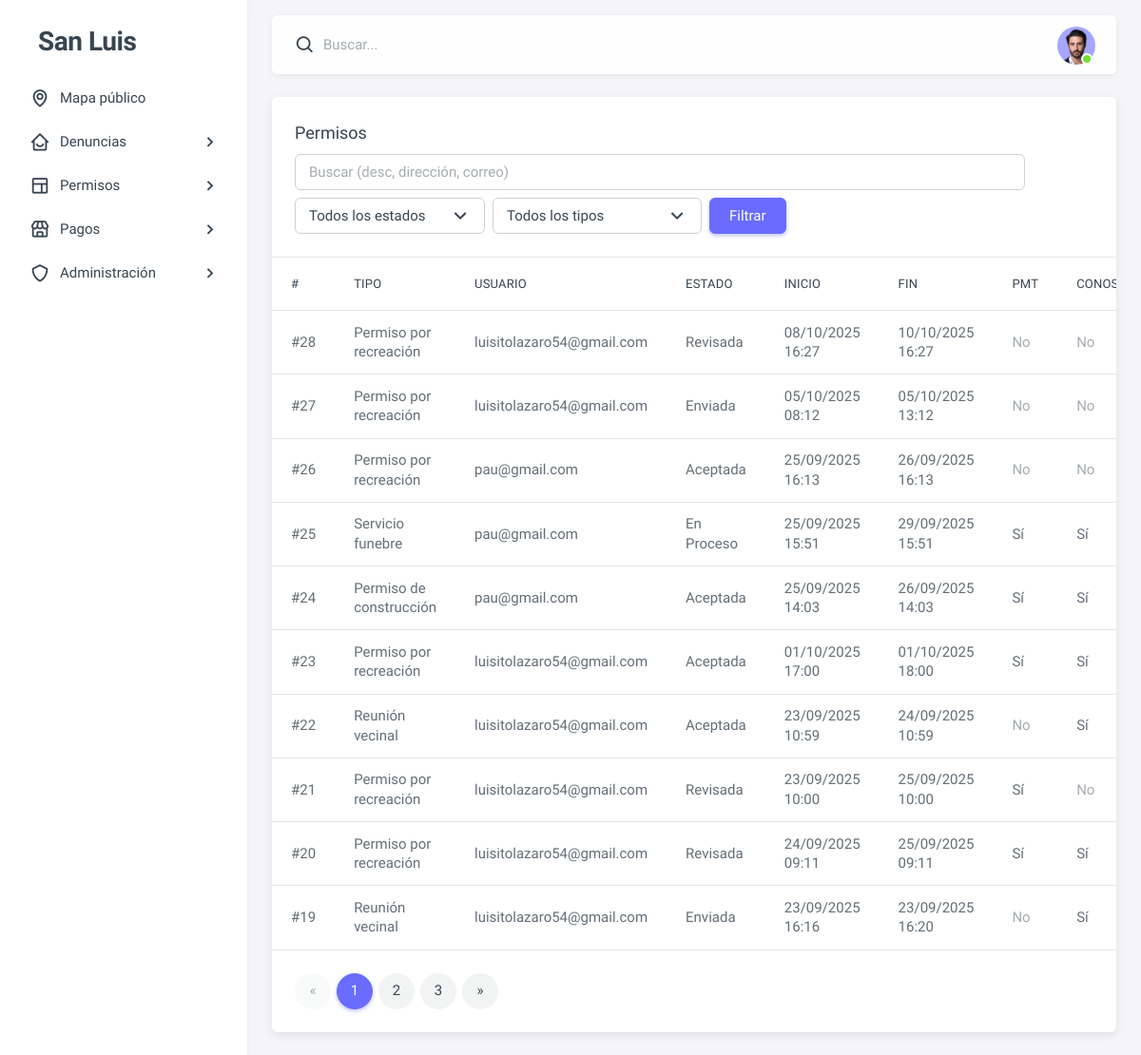
/admin-panel/permisos/ (signed in), run on the app's committed database.
### dashboard/models.py (models this page shows, shortened)
class Permiso(models.Model):
    ESTADOS = [
        ('enviada', 'Enviada'),
        ('revisada', 'Revisada'),
        ('aceptada', 'Aceptada'),
        ('en proceso', 'En proceso'),
        ('finalizada', 'Finalizada'),
    ]
    usuario = models.ForeignKey(settings.AUTH_USER_MODEL, on_delete=models.SET_NULL, null=True, blank=True)
    ubicacion = models.ForeignKey('Ubicacion', on_delete=models.SET_NULL, null=True, blank=True)
    tipo_permiso = models.ForeignKey('TipoPermiso', on_delete=models.PROTECT)
    descripcion = models.TextField(blank=True, default='')
    dpi_frente = models.FileField(upload_to='permisos/dpi/', null=True, blank=True)
    dpi_reverso = models.FileField(upload_to='permisos/dpi/', null=True, blank=True)
    evidencia_lugar = models.FileField(upload_to='permisos/evidencia_lugar/', null=True, blank=True)
    observaciones = models.TextField(blank=True, default='')
    requiere_pmt = models.BooleanField(default=False)
    requiere_conos = models.BooleanField(default=False)
    estado = models.CharField(max_length=20, choices=ESTADOS, default='enviada')
    visible_en_mapa = models.BooleanField(default=False)
    aceptacion_nota = models.TextField(blank=True, default='')
    permiso_adjunto = models.FileField(upload_to='permisos/adjuntos/', null=True, blank=True)
    aceptado_por = models.ForeignKey(
        settings.AUTH_USER_MODEL, on_delete=models.SET_NULL,
        null=True, blank=True, related_name='permisos_aceptados'
    )
    creado_en = models.DateTimeField(auto_now_add=True)
    comienza_en = models.DateTimeField()
    termina_en  = models.DateTimeField()
    finalizado_en = models.DateTimeField(null=True, blank=True)
    class Meta:
        indexes = [
            models.Index(fields=['estado']),
            models.Index(fields=['creado_en']),
        ]

class TipoPermiso(models.Model):
    nombre = models.CharField(max_length=100, unique=True)

class Usuario(AbstractBaseUser, PermissionsMixin):
    TIPO_USUARIO_CHOICES = [
        ('ciudadano', 'Ciudadano'),
        ('administrador', 'Administrador'),
    ]
    nombre = models.CharField(max_length=100)
    apellido = models.CharField(max_length=100)
    correo = models.EmailField(unique=True, max_length=150)
    telefono = models.CharField(max_length=20, blank=True, null=True)
    es_activo = models.BooleanField(default=False)
    token_activacion = models.UUIDField(default=uuid.uuid4, editable=False)
    token_creado_en = models.DateTimeField(default=timezone.now)  # Fecha para validar 24h
    tipo_usuario = models.CharField(max_length=20, choices=TIPO_USUARIO_CHOICES, default='ciudadano')
    creado_en = models.DateTimeField(auto_now_add=True)
    is_staff = models.BooleanField(default=False)
    USERNAME_FIELD = 'correo'
    REQUIRED_FIELDS = ['nombre', 'apellido', 'telefono']
    objects = UsuarioManager()

### dashboard/views/admin_panel.py (the view)
# urls.py: path('admin-panel/permisos/', admin_panel.permisos, name='admin_permisos'),
@login_required(login_url='login')
@user_passes_test(es_admin)
def permisos(request):
    qs = (Permiso.objects
          .select_related("tipo_permiso", "usuario", "ubicacion__barrio")
          .order_by("-creado_en"))
    estado = request.GET.get("estado") or ""
    tipo_id = request.GET.get("tipo") or ""
    q = (request.GET.get("q") or "").strip()
    if estado:
        qs = qs.filter(estado=estado)
    if tipo_id:
        qs = qs.filter(tipo_permiso_id=tipo_id)
    if q:
        qs = qs.filter(
            Q(descripcion__icontains=q) |
            Q(ubicacion__direccion__icontains=q) |
            Q(usuario__correo__icontains=q)
        )
    paginator = Paginator(qs, 10)
    page_obj = paginator.get_page(request.GET.get("page"))
    ctx = {
        "page_obj": page_obj,
        "ESTADOS": [e for e, _ in Permiso.ESTADOS],  # para el select
        "estado": estado,
        "tipo": tipo_id,
        "tipos": TipoPermiso.objects.all().order_by("nombre"),
        "q": q,
    }
    return render(request, "admin_panel/permisos_list.html", ctx)

### dashboard/views/admin_panel.py (called while the page is built)
def es_admin(user):
    return user.is_authenticated and (user.is_staff or getattr(user, 'tipo_usuario', '') == 'administrador')

### dashboard/templates/admin_panel/permisos_list.html (shortened to what this page needs)
{% extends "admin_panel/base_admin.html" %}
{% block content %}
<div class="card">
  <div class="card-header d-flex justify-content-between align-items-center flex-wrap gap-2">
    <h5 class="mb-0">Permisos</h5>
    <form method="get" class="d-flex gap-2 align-items-center flex-wrap">
      <input type="text" name="q" class="form-control" placeholder="Buscar (desc, dirección, correo)" value="{{ q }}" style="min-width:260px">
      <select name="estado" class="form-select" style="max-width:200px;">
        <option value="">Todos los estados</option>
      </select>
      <select name="tipo" class="form-select" style="max-width:220px;">
        <option value="">Todos los tipos</option>
      </select>
      <button class="btn btn-primary">Filtrar</button>
    </form>
  </div>
  <div class="table-responsive">
    <table class="table mb-0">
      <thead>
        <tr>
          <th>#</th>
          <th>Tipo</th>
          <th>Usuario</th>
          <th>Estado</th>
          <th>Inicio</th>
          <th>Fin</th>
          <th>PMT</th>
          <th>Conos</th>
        </tr>
      </thead>
      <tbody>
        {% for p in page_obj.object_list %}
        <tr>
          <td>#{{ p.id }}</td>
          <td>{{ p.tipo_permiso.nombre }}</td>
          <td>
            {% if p.usuario %}{{ p.usuario.correo }}{% else %}<span class="text-muted">—</span>{% endif %}
          </td>
          <td>{{ p.estado|title }}</td>
          <td>{{ p.comienza_en|date:"d/m/Y H:i" }}</td>
          <td>{{ p.termina_en|date:"d/m/Y H:i" }}</td>
          <td>{% if p.requiere_pmt %}Sí{% else %}<span class="text-muted">No</span>{% endif %}</td>
          <td>{% if p.requiere_conos %}Sí{% else %}<span class="text-muted">No</span>{% endif %}</td>
        </tr>
        {% empty %}
        <tr>
          <td colspan="10" class="text-center text-muted py-4">Sin registros</td>
        </tr>
        {% endfor %}
      </tbody>
    </table>
  </div>
  {% if page_obj.paginator.num_pages > 1 %}
  <div class="card-footer">
    <nav>
      <ul class="pagination mb-0">
        {% if page_obj.has_previous %}
          <li class="page-item">
            <a class="page-link" href="?page={{ page_obj.previous_page_number }}{% if q %}&q={{ q|urlencode }}{% endif %}{% if estado %}&estado={{ estado }}{% endif %}{% if tipo %}&tipo={{ tipo }}{% endif %}">&laquo;</a>
          </li>
        {% else %}
          <li class="page-item disabled"><span class="page-link">&laquo;</span></li>
        {% endif %}
        {% for num in page_obj.paginator.page_range %}
          {% if num == page_obj.number %}
            <li class="page-item active"><span class="page-link">{{ num }}</span></li>
          {% elif num >= page_obj.number|add:-2 and num <= page_obj.number|add:2 %}
            <li class="page-item"><a class="page-link" href="?page={{ num }}{% if q %}&q={{ q|urlencode }}{% endif %}{% if estado %}&estado={{ estado }}{% endif %}{% if tipo %}&tipo={{ tipo }}{% endif %}">{{ num }}</a></li>
          {% endif %}
        {% endfor %}
        {% if page_obj.has_next %}
          <li class="page-item">
            <a class="page-link" href="?page={{ page_obj.next_page_number }}{% if q %}&q={{ q|urlencode }}{% endif %}{% if estado %}&estado={{ estado }}{% endif %}{% if tipo %}&tipo={{ tipo }}{% endif %}">&raquo;</a>
          </li>
        {% else %}
          <li class="page-item disabled"><span class="page-link">&raquo;</span></li>
        {% endif %}
      </ul>
    </nav>
  </div>
  {% endif %}
</div>
{% endblock %}

### data on the page
Permiso: id "28", tipo_permiso.nombre "Permiso por recreación", usuario.correo "luisitolazaro54@gmail.com", estado "Revisada", comienza_en "08/10/2025 16:27", termina_en "10/10/2025 16:27", requiere_pmt "No", requiere_conos "No"
Permiso: id "27", tipo_permiso.nombre "Permiso por recreación", usuario.correo "luisitolazaro54@gmail.com", estado "Enviada", comienza_en "05/10/2025 08:12", termina_en "05/10/2025 13:12", requiere_pmt "No", requiere_conos "No"
Permiso: id "26", tipo_permiso.nombre "Permiso por recreación", usuario.correo "pau@gmail.com", estado "Aceptada", comienza_en "25/09/2025 16:13", termina_en "26/09/2025 16:13", requiere_pmt "No", requiere_conos "No"
Permiso: id "25", tipo_permiso.nombre "Servicio funebre", usuario.correo "pau@gmail.com", estado "En Proceso", comienza_en "25/09/2025 15:51", termina_en "29/09/2025 15:51", requiere_pmt "Sí", requiere_conos "Sí"
Permiso: id "24", tipo_permiso.nombre "Permiso de construcción", usuario.correo "pau@gmail.com", estado "Aceptada", comienza_en "25/09/2025 14:03", termina_en "26/09/2025 14:03", requiere_pmt "Sí", requiere_conos "Sí"
Permiso: id "23", tipo_permiso.nombre "Permiso por recreación", usuario.correo "luisitolazaro54@gmail.com", estado "Aceptada", comienza_en "01/10/2025 17:00", termina_en "01/10/2025 18:00", requiere_pmt "Sí", requiere_conos "Sí"
Permiso: id "22", tipo_permiso.nombre "Reunión vecinal", usuario.correo "luisitolazaro54@gmail.com", estado "Aceptada", comienza_en "23/09/2025 10:59", termina_en "24/09/2025 10:59", requiere_pmt "No", requiere_conos "Sí"
Permiso: id "21", tipo_permiso.nombre "Permiso por recreación", usuario.correo "luisitolazaro54@gmail.com", estado "Revisada", comienza_en "23/09/2025 10:00", termina_en "25/09/2025 10:00", requiere_pmt "Sí", requiere_conos "No"
Permiso: id "20", tipo_permiso.nombre "Permiso por recreación", usuario.correo "luisitolazaro54@gmail.com", estado "Revisada", comienza_en "24/09/2025 09:11", termina_en "25/09/2025 09:11", requiere_pmt "Sí", requiere_conos "Sí"
Permiso: id "19", tipo_permiso.nombre "Reunión vecinal", usuario.correo "luisitolazaro54@gmail.com", estado "Enviada", comienza_en "23/09/2025 16:16", termina_en "23/09/2025 16:20", requiere_pmt "No", requiere_conos "Sí"

### other printed values
{{ num }} "1"
{{ num }} "2" "3"
